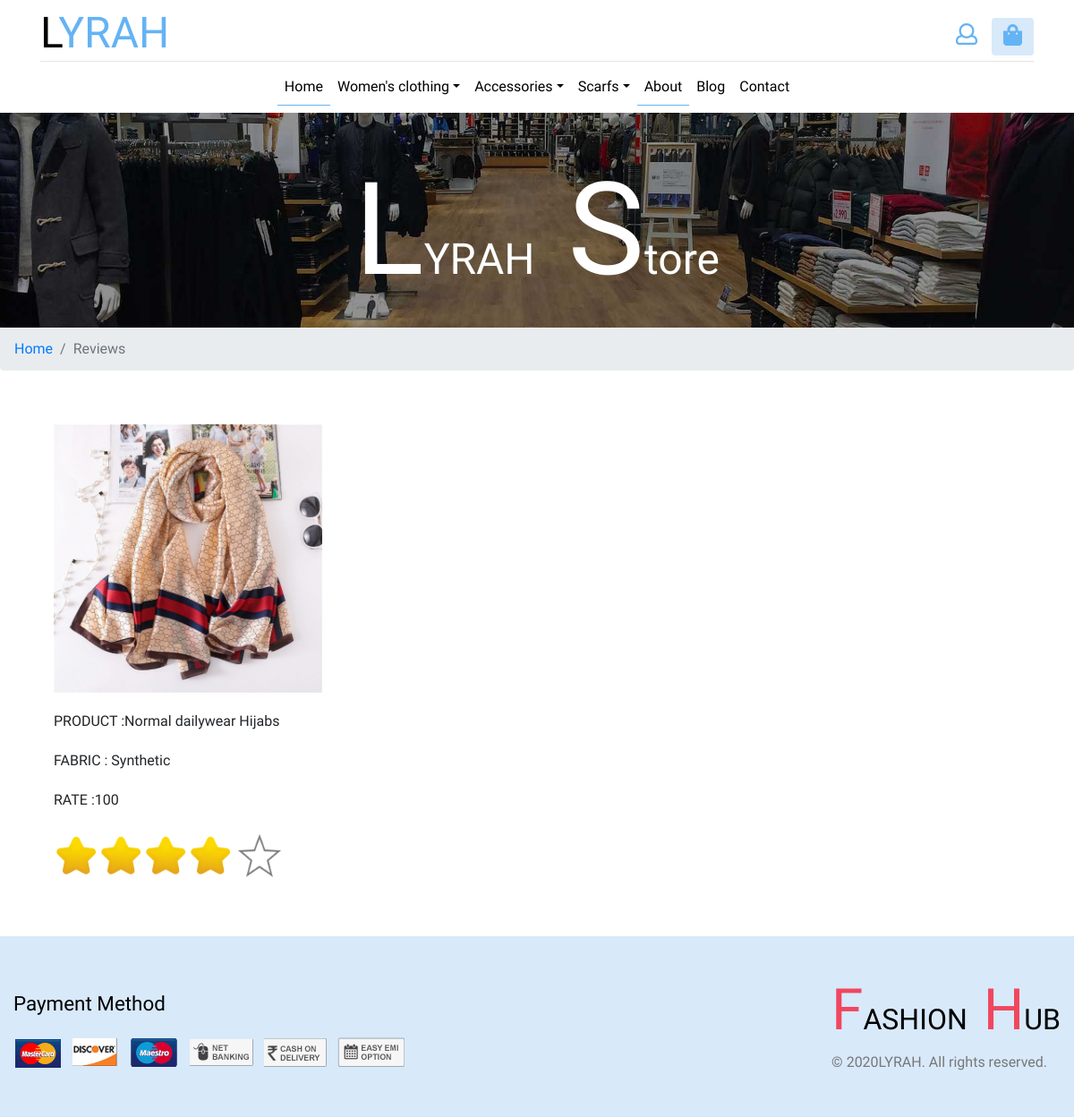
Screenshot of /blog.php with the database file from the repository.
### tables this page shows
CREATE TABLE IF NOT EXISTS `tblrating` (
  `rId` int(11) NOT NULL AUTO_INCREMENT,
  `pId` int(11) NOT NULL,
  `email` varchar(50) NOT NULL,
  `rating` int(11) NOT NULL,
  PRIMARY KEY (`rId`),
  KEY `pId` (`pId`,`email`)
);

CREATE TABLE IF NOT EXISTS `tblimages` (
  `imgid` int(11) NOT NULL AUTO_INCREMENT,
  `pId` int(11) NOT NULL,
  `imgpath` varchar(500) NOT NULL,
  PRIMARY KEY (`imgid`),
  KEY `pId` (`pId`)
);

CREATE TABLE IF NOT EXISTS `tblproduct` (
  `pId` int(11) NOT NULL AUTO_INCREMENT,
  `subid` int(11) NOT NULL,
  `pName` varchar(70) NOT NULL,
  `pDesc` varchar(500) NOT NULL,
  `pSsize` varchar(50) DEFAULT NULL,
  `pEsize` varchar(50) DEFAULT NULL,
  `pFabric` varchar(50) NOT NULL,
  `pWash` varchar(50) NOT NULL,
  `pHighlight` varchar(50) NOT NULL,
  `pRate` varchar(50) NOT NULL,
  `pStatus` varchar(50) NOT NULL,
  PRIMARY KEY (`pId`),
  KEY `FOREIGN` (`subid`)
);

### blog.php (the view, shortened to what this page needs)
<!DOCTYPE html>
<html lang="zxx">
<head>
    <link href="css/bootstrap.css" type="text/css" rel="stylesheet" media="all">
    <link href="css/shop.css" type="text/css" rel="stylesheet" media="all">
    <link href="css/style.css" type="text/css" rel="stylesheet" media="all">
    <link href="css/fontawesome-all.min.css" rel="stylesheet">
</head>
<body>
    <header>
        <div class="container">
            <nav class="top_nav d-flex pt-3 pb-1">
                <h1>
                    <a class="navbar-brand" href="index.html">Lyrah
                    </a>
                </h1>
                <div class="w3ls_right_nav ml-auto d-flex">
                    <div class="nav-icon d-flex">
                        <a class="text-dark login_btn align-self-center mx-3" href="#myModal_btn" data-toggle="modal" data-target="#myModal_btn">
                            <i class="far fa-user"></i>
                        </a>
                        <div class="cart-mainf">
                            <div class="hubcart hubcart2 cart cart box_1">
                                <form action="#" method="post">
                                    <button class="btn top_hub_cart mt-1" type="submit" name="submit" value="" title="Cart">
                                        <i class="fas fa-shopping-bag"></i>
                                    </button>
                                </form>
                            </div>
                        </div>
                    </div>
                </div>
            </nav>
              <nav class="navbar navbar-expand-lg navbar-light justify-content-center">
                <div class="collapse navbar-collapse" id="navbarSupportedContent">
                    <ul class="navbar-nav mx-auto text-center">
                        <li class="nav-item">
                            <a class="nav-link  active" href="index.php">Home
                            </a>
                        </li>
                      <li class="nav-item dropdown has-mega-menu" style="position:static;">
                            <a class="nav-link dropdown-toggle" data-toggle="dropdown" href="#" role="button" aria-haspopup="true" aria-expanded="false">Women's clothing</a>
                        </li>
                        <li class="nav-item dropdown has-mega-menu" style="position:static;">
                            <a class="nav-link dropdown-toggle" data-toggle="dropdown" href="#" role="button" aria-haspopup="true" aria-expanded="false">Accessories</a>
                            <div class="dropdown-menu" style="width:100%">
                                <div class="container">
                                    <div class="row w3_kids  py-3">
                                        <li class="nav-item dropdown has-mega-menu" style="position:static;">
                            <a class="nav-link dropdown-toggle" data-toggle="dropdown" href="#" role="button" aria-haspopup="true" aria-expanded="false">Scarfs</a>
                        </li>
                        <li class="nav-item">
                            <a class="nav-link active" href="about.php">About</a>
                        </li>
                        <li class="nav-item">
                            <a class="nav-link" href="blog.php">Blog</a>
                        </li>
                        <li class="nav-item">
                            <a class="nav-link" href="contact.php">Contact</a>
                        </li>
                    </ul>
                </div>
            </nav>
        </div>
    </header>
	<div class="ibanner_w3 pt-sm-5 pt-3">
		<h4 class="head_agileinfo text-center text-capitalize text-center pt-5">
			<span>L</span>YRAH
			<span>S</span>tore</h4>
	</div>
    <nav aria-label="breadcrumb">
        <ol class="breadcrumb">
            <li class="breadcrumb-item">
                <a href="index.html">Home</a>
            </li>
            <li class="breadcrumb-item active" aria-current="page">Reviews</li>
        </ol>
    </nav>
   <?php
include 'connection.php';
?>
<table  style="margin:50px; max-width: 550px;">
            <?php
                        $q="select tblproduct.*,tblrating.* from tblproduct,tblrating where tblproduct.pId=tblrating.pId";
                        $s= mysqli_query($conn, $q);
                        while($r= mysqli_fetch_array($s))
                        {
                            $qry="select * from tblimages where pId='".$r['pId']."'";
                        $res= mysqli_query($conn, $qry);
                    $row= mysqli_fetch_array($res);
                            echo '<tr><td><img src="'.$row['imgpath'].'" height="300px" width="300px"></td></tr>';
                            echo '<tr><td>PRODUCT :'.$r['pName'].'</td></tr>';
                            echo '<tr><td>FABRIC : '.$r['pFabric'].'</td></tr>';
                            echo '<tr><td>RATE :'.$r['pRate'].'</td></tr>';
                            $qry="select avg(rating) from tblrating where pId='".$r['pId']."'";
                            $res= mysqli_query($conn, $qry);
                            $count= mysqli_num_rows($res);
                            if($count>0)
                            {
                                $row= mysqli_fetch_array($res);
                                $rating=$row[0];
                                if($rating==4)
                                {
                                    echo '<tr><td><img src="images/filledstar.png" height="50px" width="50px">';
                                    echo '<img src="images/filledstar.png" height="50px" width="50px">';
                                    echo '<img src="images/filledstar.png" height="50px" width="50px">';
                                    echo '<img src="images/filledstar.png" height="50px" width="50px">';
                                   echo '<img src="images/unfilledstar.png" height="60px" width="60px"></td></tr>';
                                }
                            }
                        }
                   ?>
        </table>
 <footer>
        <div class="footerv2-w3ls">
            <div class="container-fluid py-5 footer-copy_w3ls">
                <div class="d-lg-flex justify-content-between">
                    <div class="mt-2 sub-some align-self-lg-center">
                        <h5>Payment Method</h5>
                        <ul class="mt-4">
                            <li class="list-inline-item">
                                <img src="images/pay2.png" alt="">
                            </li>
                            <li class="list-inline-item">
                                <img src="images/pay5.png" alt="">
                            </li>
                            <li class="list-inline-item">
                                <img src="images/pay3.png" alt="">
                            </li>
                            <li class="list-inline-item">
                                <img src="images/pay7.png" alt="">
                            </li>
                            <li class="list-inline-item">
                                <img src="images/pay8.png" alt="">
                            </li>
                            <li class="list-inline-item ">
                                <img src="images/pay9.png" alt="">
                            </li>
                        </ul>
                    </div>
                    <div class="cpy-right align-self-center">
                        <h2 class="agile_btxt">
                            <a href="index.html">
                                <span>f</span>ashion
                                <span>h</span>ub</a>
                        </h2>
                        <p>© 2020LYRAH. All rights reserved.
                        </p>
                    </div>
                </div>
            </div>
        </div>
    </footer>
</body>
</html>

### css/shop.css (style rules this page uses)
.btn { display: inline-block; }

### css/style.css (style rules this page uses)
body { margin: 0; font-family: 'Source Sans Pro', sans-serif; background: #fff; }
body a, .gallery-item img { transition: 0.5s all; -webkit-transition: 0.5s all; -moz-transition: 0.5s all; text-decoration: none; outline: none; }
h1, h2, h3, h4, h5, h6 { margin: 0; font-family: 'Source Sans Pro', sans-serif; }
p { margin: 0; color: #777; font-size: 1em; line-height: 1.6; }
ul { margin: 0; padding: 0; }
ul { list-style-type: none; }
nav.navbar.navbar-expand-lg.navbar-light { border-top: 1px solid #e6e3e3; }
.navbar-light .navbar-nav .show>.nav-link, .navbar-light .navbar-nav .active>.nav-link, .navbar-light .navbar-nav .nav-link.show, .navbar-light .navbar-nav .nav-link.active { color: #000000; border-bottom: 1px solid #64b3f4; }
.navbar-light .navbar-nav .nav-link { color: #000; }
nav.navbar a { color: #000; }
h1 a.navbar-brand { font-family: 'Elsie Swash Caps', cursive; color: #64b3f4; display: inline-block; padding: 0; margin-right: 1rem; font-size: 3rem; text-transform: uppercase; line-height: 0; }
a.navbar-brand:first-letter { color: #000; }
header i { font-size: 1.5em; color: #64b3f4; }
button.btn.top_hub_cart { background: #d8e9fa; }
.ibanner_w3 { background: url(../images/inner_ban.jpg)no-repeat center; -webkit-background-size: cover; -moz-background-size: cover; -o-background-size: cover; -ms-background-size: cover; background-size: cover; min-height: 260px; }
h2.agile_btxt a { font-size: 1em; text-transform: uppercase; color: #000; word-spacing: 10px; line-height: 70px; text-align: right; }
h2.agile_btxt { text-align: right; }
h4.head_agileinfo { font-size: 3em; text-transform: uppercase; color: #fff; word-spacing: 25px; line-height: 70px; text-align: right; }
h2.agile_btxt span { font-size: 2em; text-transform: uppercase; color: #f0475f; font-family: 'Elsie Swash Caps', cursive; }
h4.head_agileinfo span { font-size: 3em; text-transform: uppercase; color: #fff; font-family: 'Elsie Swash Caps', cursive; }
.footer-copy_w3ls { background: #d8e9fa; }
.footerv2-w3ls h5 { font-size: 1.4em; color: #000; }
@media screen and (max-width: 1280px) { .ibanner_w3 { min-height: 240px; } }

### blog.php (style rules this page uses)
td,th { padding: 10px; }

### rows the page displays
tblrating: tblimages.imgpath (picture), pId.pName "Normal dailywear Hijabs", pId.pFabric "Synthetic", pId.pRate "100"
